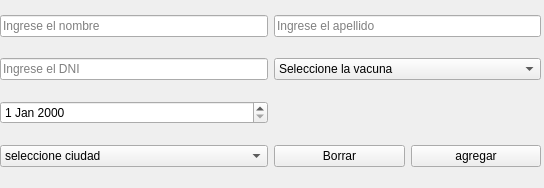
<?xml version="1.0" encoding="UTF-8"?>
<ui version="4.0">
 <class>form</class>
 <widget class="QMainWindow" name="form">
  <property name="geometry">
   <rect>
    <x>0</x>
    <y>0</y>
    <width>544</width>
    <height>188</height>
   </rect>
  </property>
  <property name="windowTitle">
   <string>MainWindow</string>
  </property>
  <widget class="QWidget" name="centralwidget">
   <widget class="QWidget" name="gridLayoutWidget">
    <property name="geometry">
     <rect>
      <x>0</x>
      <y>0</y>
      <width>541</width>
      <height>186</height>
     </rect>
    </property>
    <layout class="QGridLayout" name="gridLayout">
     <item row="0" column="0">
      <widget class="QLineEdit" name="nombreline">
       <property name="text">
        <string/>
       </property>
       <property name="placeholderText">
        <string>Ingrese el nombre</string>
       </property>
      </widget>
     </item>
     <item row="0" column="1">
      <widget class="QLineEdit" name="apellidoline">
       <property name="inputMask">
        <string/>
       </property>
       <property name="text">
        <string/>
       </property>
       <property name="placeholderText">
        <string>Ingrese el apellido</string>
       </property>
      </widget>
     </item>
     <item row="1" column="0">
      <widget class="QLineEdit" name="dniline">
       <property name="text">
        <string/>
       </property>
       <property name="placeholderText">
        <string>Ingrese el DNI</string>
       </property>
      </widget>
     </item>
     <item row="4" column="1">
      <layout class="QHBoxLayout" name="horizontalLayout">
       <item>
        <widget class="QPushButton" name="botonborrar">
         <property name="text">
          <string>Borrar</string>
         </property>
        </widget>
       </item>
       <item>
        <widget class="QPushButton" name="botonagregar">
         <property name="text">
          <string>agregar</string>
         </property>
        </widget>
       </item>
      </layout>
     </item>
     <item row="2" column="0">
      <widget class="QDateEdit" name="fechaseleccion">
       <property name="minimumDateTime">
        <datetime>
         <hour>0</hour>
         <minute>0</minute>
         <second>0</second>
         <year>1921</year>
         <month>9</month>
         <day>14</day>
        </datetime>
       </property>
       <property name="maximumDate">
        <date>
         <year>2021</year>
         <month>12</month>
         <day>31</day>
        </date>
       </property>
      </widget>
     </item>
     <item row="4" column="0">
      <widget class="QComboBox" name="ciudadseleccion">
       <property name="editable">
        <bool>false</bool>
       </property>
       <property name="currentText">
        <string>seleccione ciudad</string>
       </property>
       <property name="sizeAdjustPolicy">
        <enum>QComboBox::AdjustToContents</enum>
       </property>
       <item>
        <property name="text">
         <string>seleccione ciudad</string>
        </property>
       </item>
       <item>
        <property name="text">
         <string>La calera</string>
        </property>
       </item>
       <item>
        <property name="text">
         <string>Villa allende</string>
        </property>
       </item>
       <item>
        <property name="text">
         <string>Narnia</string>
        </property>
       </item>
      </widget>
     </item>
     <item row="1" column="1">
      <widget class="QComboBox" name="vacunaseleccion">
       <item>
        <property name="text">
         <string>Seleccione la vacuna</string>
        </property>
       </item>
       <item>
        <property name="text">
         <string>SPUTNIK V(1era dosis)</string>
        </property>
       </item>
       <item>
        <property name="text">
         <string>SPUTNIK V(2da dosis)</string>
        </property>
       </item>
       <item>
        <property name="text">
         <string>ASTRAZENECA(1era dosis)</string>
        </property>
       </item>
       <item>
        <property name="text">
         <string>ASTRAZENECA(2da dosis)</string>
        </property>
       </item>
       <item>
        <property name="text">
         <string>PFIZER(1era dosis)</string>
        </property>
       </item>
       <item>
        <property name="text">
         <string>PFIZER(2da dosis)</string>
        </property>
       </item>
       <item>
        <property name="text">
         <string>MODERNA(1era dosis)</string>
        </property>
       </item>
       <item>
        <property name="text">
         <string>MODERNA(2da dosis)</string>
        </property>
       </item>
       <item>
        <property name="text">
         <string>SINOPHARM(1era dosis) </string>
        </property>
       </item>
       <item>
        <property name="text">
         <string>SINOPHARM(2da dosis) </string>
        </property>
       </item>
      </widget>
     </item>
    </layout>
   </widget>
  </widget>
 </widget>
 <resources/>
 <connections>
  <connection>
   <sender>nombreline</sender>
   <signal>textChanged(QString)</signal>
   <receiver>form</receiver>
   <slot>nombre()</slot>
   <hints>
    <hint type="sourcelabel">
     <x>204</x>
     <y>23</y>
    </hint>
    <hint type="destinationlabel">
     <x>957</x>
     <y>90</y>
    </hint>
   </hints>
  </connection>
  <connection>
   <sender>apellidoline</sender>
   <signal>textChanged(QString)</signal>
   <receiver>form</receiver>
   <slot>apellido()</slot>
   <hints>
    <hint type="sourcelabel">
     <x>377</x>
     <y>29</y>
    </hint>
    <hint type="destinationlabel">
     <x>562</x>
     <y>47</y>
    </hint>
   </hints>
  </connection>
  <connection>
   <sender>dniline</sender>
   <signal>textChanged(QString)</signal>
   <receiver>form</receiver>
   <slot>dni()</slot>
   <hints>
    <hint type="sourcelabel">
     <x>154</x>
     <y>57</y>
    </hint>
    <hint type="destinationlabel">
     <x>-41</x>
     <y>54</y>
    </hint>
   </hints>
  </connection>
  <connection>
   <sender>fechaseleccion</sender>
   <signal>timeChanged(QTime)</signal>
   <receiver>form</receiver>
   <slot>fecha()</slot>
   <hints>
    <hint type="sourcelabel">
     <x>208</x>
     <y>111</y>
    </hint>
    <hint type="destinationlabel">
     <x>518</x>
     <y>111</y>
    </hint>
   </hints>
  </connection>
  <connection>
   <sender>ciudadseleccion</sender>
   <signal>highlighted(QString)</signal>
   <receiver>form</receiver>
   <slot>ciudad()</slot>
   <hints>
    <hint type="sourcelabel">
     <x>242</x>
     <y>159</y>
    </hint>
    <hint type="destinationlabel">
     <x>297</x>
     <y>124</y>
    </hint>
   </hints>
  </connection>
  <connection>
   <sender>botonborrar</sender>
   <signal>clicked()</signal>
   <receiver>form</receiver>
   <slot>borrar()</slot>
   <hints>
    <hint type="sourcelabel">
     <x>328</x>
     <y>146</y>
    </hint>
    <hint type="destinationlabel">
     <x>658</x>
     <y>109</y>
    </hint>
   </hints>
  </connection>
  <connection>
   <sender>botonagregar</sender>
   <signal>clicked()</signal>
   <receiver>form</receiver>
   <slot>agregar()</slot>
   <hints>
    <hint type="sourcelabel">
     <x>486</x>
     <y>149</y>
    </hint>
    <hint type="destinationlabel">
     <x>560</x>
     <y>97</y>
    </hint>
   </hints>
  </connection>
  <connection>
   <sender>vacunaseleccion</sender>
   <signal>highlighted(QString)</signal>
   <receiver>form</receiver>
   <slot>dosis()</slot>
   <hints>
    <hint type="sourcelabel">
     <x>474</x>
     <y>66</y>
    </hint>
    <hint type="destinationlabel">
     <x>1074</x>
     <y>106</y>
    </hint>
   </hints>
  </connection>
 </connections>
 <slots>
  <slot>nombre()</slot>
  <slot>apellido()</slot>
  <slot>dni()</slot>
  <slot>dosis()</slot>
  <slot>fecha()</slot>
  <slot>ciudad()</slot>
  <slot>borrar()</slot>
  <slot>agregar()</slot>
 </slots>
</ui>
